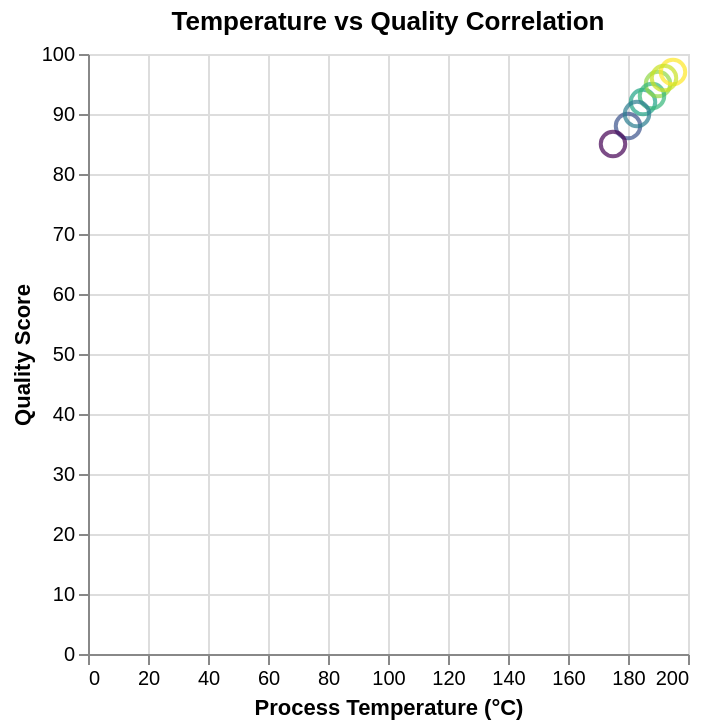

Write the Vega-Lite specification saved for this chart.
### Vega-Lite specification from a JSON file in a GitHub repository (floating-point values rounded to 4 significant figures)
{"$schema": "https://vega.github.io/schema/vega-lite/v6.json", "description": "Quality metrics correlation", "data": {"values": [{"temperature": 185, "quality": 92, "batch": "Batch 1"}, {"temperature": 190, "quality": 95, "batch": "Batch 2"}, {"temperature": 180, "quality": 88, "batch": "Batch 3"}, {"temperature": 195, "quality": 97, "batch": "Batch 4"}, {"temperature": 175, "quality": 85, "batch": "Batch 5"}, {"temperature": 188, "quality": 93, "batch": "Batch 6"}, {"temperature": 192, "quality": 96, "batch": "Batch 7"}, {"temperature": 183, "quality": 90, "batch": "Batch 8"}]}, "mark": {"type": "point", "size": 150}, "encoding": {"x": {"field": "temperature", "type": "quantitative", "axis": {"title": "Process Temperature (°C)"}}, "y": {"field": "quality", "type": "quantitative", "axis": {"title": "Quality Score"}}, "color": {"field": "quality", "type": "quantitative", "scale": {"scheme": "viridis"}, "legend": null}, "tooltip": [{"field": "batch", "type": "nominal"}, {"field": "temperature", "type": "quantitative", "title": "Temp (°C)"}, {"field": "quality", "type": "quantitative", "title": "Quality"}]}, "title": "Temperature vs Quality Correlation"}
